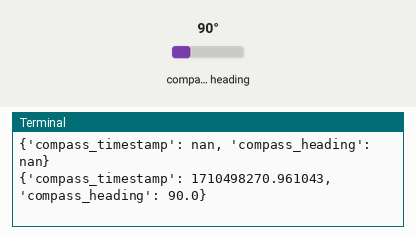
A program run on a simulated Raspberry Pi (BCM pin numbers). Shown: the last lines printed to the terminal. The inputs (shaded band) are chosen by the test bench; at power-on: compass heading 90°. Threads take turns every 2 ms; the clock reads 2024-03-15 10:24:30 at power-on unless the program sets it.

Above: at 1.2 s.
1.3 s: compass heading set to 7°
At 2.6 s:
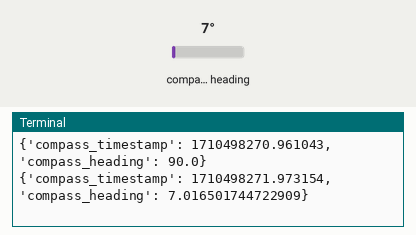
2.8 s: compass heading set to 90°
At 3.8 s:
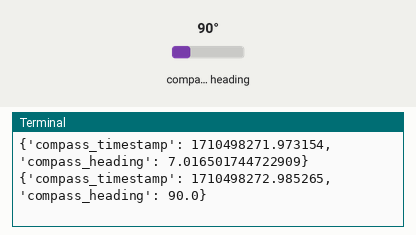

Measured:
- after the input at 1.3 s, the terminal: prints a new line after 0.70 s (image 1)
- after the input at 2.8 s, the terminal: prints a new line after 0.20 s (image 2)

The program:

hmc5883l.py
```python
import smbus
from threading import Thread
from time import time, sleep
from math import pi, floor, atan2

class Hmc:

	__scales = {
		0.88: [0, 0.73],
		1.30: [1, 0.92],
		1.90: [2, 1.22],
		2.50: [3, 1.52],
		4.00: [4, 2.27],
		4.70: [5, 2.56],
		5.60: [6, 3.03],
		8.10: [7, 4.35],
	}

	def __init__(self, port=1, address=0x1E, gauss=1.3, declination=(0,0)):
		self.compass_data = {'compass_timestamp' : float("NaN"),'compass_heading' : float("NaN")}
		self.bus = smbus.SMBus(port)
		self.address = address

		(degrees, minutes) = declination
		self.__declDegrees = degrees
		self.__declMinutes = minutes
		self.__declination = (degrees + minutes / 60) * pi / 180

		(reg, self.__scale) = self.__scales[gauss]
		#self.bus.write_byte_data(self.address, 0x00, 0x37)
		#self.bus.write_byte_data(self.address, 0x00, 0x6a)
		#self.bus.write_byte_data(self.address, 0x00, 0x6b)
		self.bus.write_byte_data(self.address, 0x00, 0x70) # 8 Average, 15 Hz, normal measurement
		self.bus.write_byte_data(self.address, 0x01, reg << 5) # Scale
		self.bus.write_byte_data(self.address, 0x02, 0x00) # Continuous measurement
		self.thread = Thread(target=self.run)
		self.thread.daemon = True
		self.thread.start()

	def declination(self):
		return (self.__declDegrees, self.__declMinutes)

	def twos_complement(self, val, len):
		# Convert twos compliment to integer
		if (val & (1 << len - 1)):
			val = val - (1<<len)
		return val

	def __convert(self, data, offset):
		val = self.twos_complement(data[offset] << 8 | data[offset+1], 16)
		if val == -4096: return None
		return round(val * self.__scale, 4)

	def axes(self):
		data = self.bus.read_i2c_block_data(self.address, 0x00)
		#print map(hex, data)
		x = self.__convert(data, 3)
		y = self.__convert(data, 7)
		z = self.__convert(data, 5)
		return (x,y,z)

	def heading(self):
		(x, y, z) = self.axes()
		try:
			headingRad = atan2(y, x)
		except Exception:
			headingRad = 0.0
		headingRad += self.__declination

		# Correct for reversed heading
		if headingRad < 0:
			headingRad += 2 * pi

		# Check for wrap and compensate
		elif headingRad > 2 * pi:
			headingRad -= 2 * pi

		# Convert to degrees from radians
		headingDeg = headingRad * 180 / pi
		return headingDeg

	def degrees(self, headingDeg):
		degrees = floor(headingDeg)
		minutes = round((headingDeg - degrees) * 60)
		return (degrees, minutes)

	def run(self):
		while True:
			self.compass_data['compass_timestamp'] = time()
			self.compass_data['compass_heading'] = self.heading()
			sleep(0.05)

	def get_compass_heading(self):
		compass_data = self.compass_data
		#self.compass_data = {'compass_heading' : float("NaN")}
		return compass_data

	def __str__(self):
		(x, y, z) = self.axes()
		return "Axis X: " + str(x) + "\n" \
			   "Axis Y: " + str(y) + "\n" \
			   "Axis Z: " + str(z) + "\n" \
			   "Declination: " + self.degrees(self.declination()) + "\n" \
			   "Heading: " + self.degrees(self.heading()) + "\n"


if __name__ == '__main__':
	import sys
	from time import sleep
	try:
		hmc = Hmc()
		while True:
			data = hmc.get_compass_heading()
			print(data)
			sleep(1.0)
	except KeyboardInterrupt:
				print("\nUser Interrupt")
				sys.exit(0)
```
